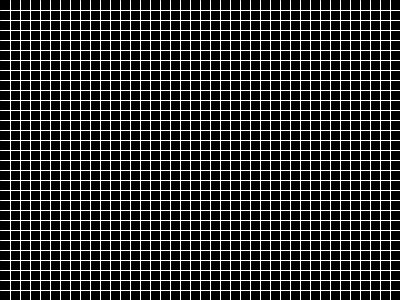
Frame 1 (no input)
Frame 60 (the mouse pressed at the canvas centre just before this capture): identical to frame 1, image omitted
Frame 120 (the mouse held since frame 60 and released just before this capture): identical to frame 1, image omitted

The Processing sketch that drew this single still picture (run headless with seeded random() and noise(); from frame 60 on, the mouse is pressed at the canvas centre):

// Processing sketch: sketch_while_grid
// ── sketch_while_grid.pde
float x = 0;
float y = 0;
float spacing = 10;

void setup(){
  size(400, 300);
}

void draw(){
  background(0);
  
  //spacing += random(-2, 2);
  
  stroke(255);
  strokeWeight(1);
  
  x = spacing;
  while(x < width){
    line(x, 0, x, height);
    x = x + spacing;
  }
  
  y = spacing;
  while(y < height){
    line(0, y, width, y);
    y += spacing;
  }
    
}
